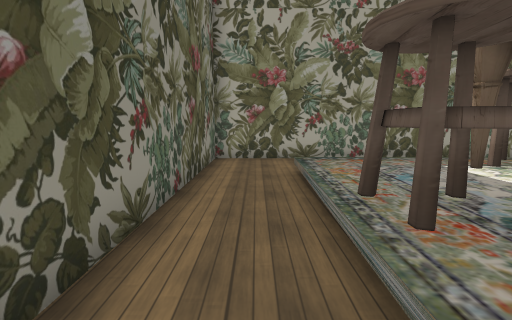
View 1 (above)

13 first-person views from a walk through a 3-D level made in the Godot game engine. The camera is 1.3 m above the floor, tilts 8° down and sees 85° across. The floor is counted in squares, 1 m on a side. Each view is taken from the middle of a square. On the plan, view 1 faces up. The plan holds only what a view shows up to about 13 squares ahead; the rest is blank. Some surface patterns are stand-ins.

View 2
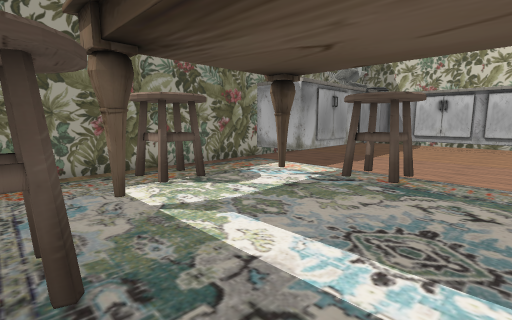

View 3
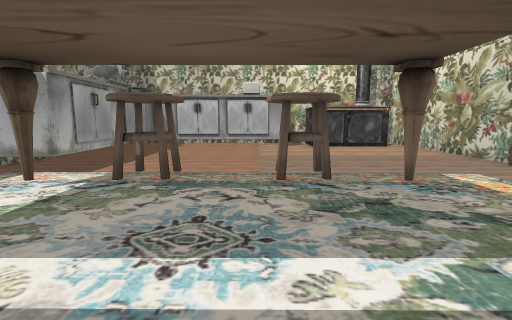

View 4
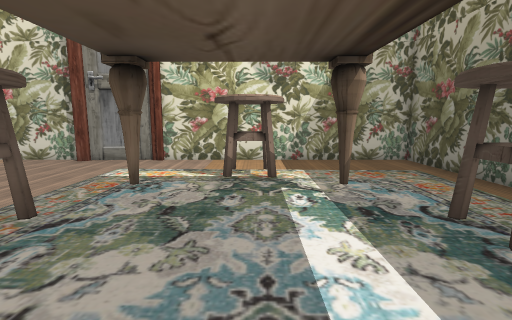

View 5
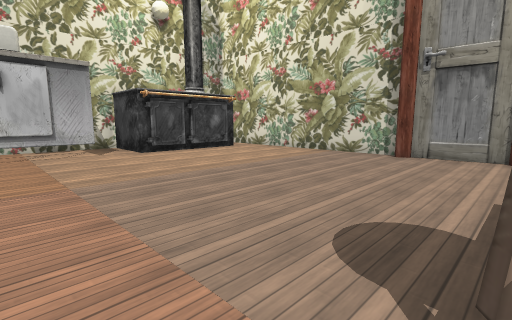

View 6
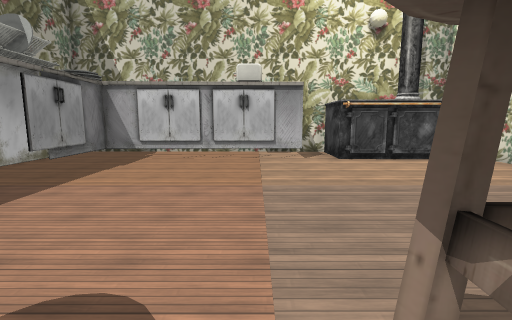

View 7
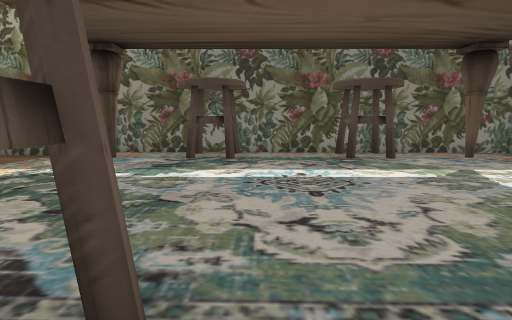

View 8
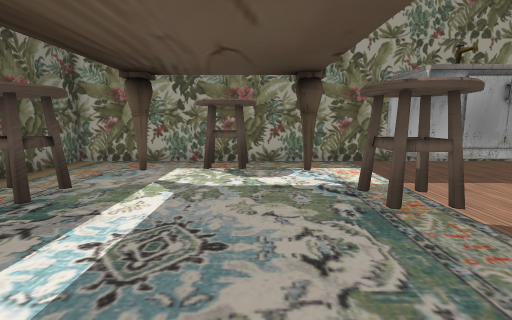

View 9
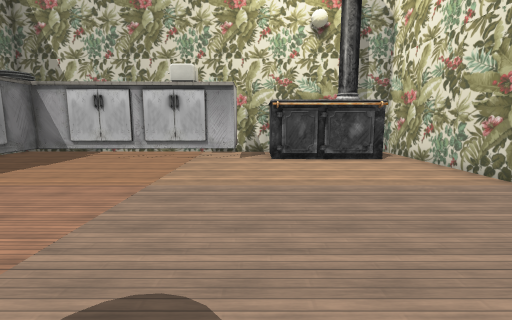

View 10
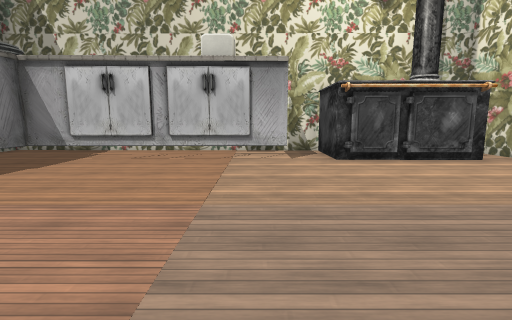

View 11
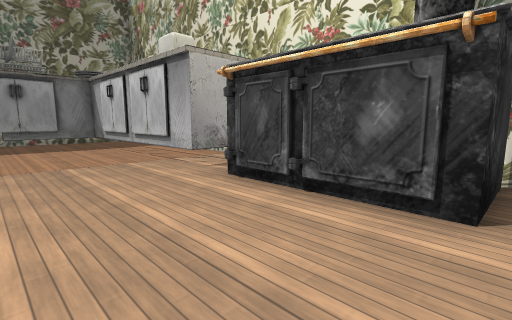

View 12
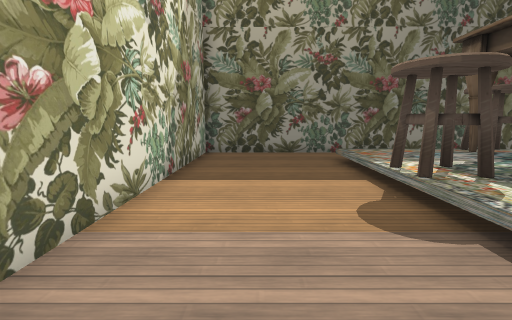

View 13
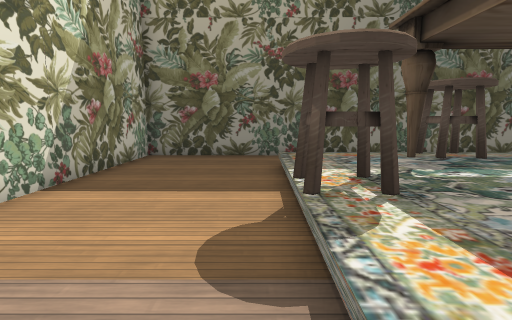

### Floor plan
Key: @ floor where view 1 was taken; # wall or solid block; . main floor; : floor 0.5 m higher than the main floor; / step, stairs or slope.
Columns run from 2 left of view 1 to 24 right of it. Each row starts with its distance up from view 1.
 10 ##############
  9 #...  .......#
  8 #...        .#
  7 #../////////.##########
  6 #../:::#:::/..........#
  5 #../:::::::/..........#
  4 #../:#:::#:/..........#
  3 #../#:::::##..........##
  2 #..//:::::##...........#
  1 #  /:::::::/..........##
  0 # @/:::::::/..........##
 -1 #  /#:::::##...........###
 -2 #  /:::::::/...........####
 -3 #  /:#:::#:/..............#
 -4 #. ::::::::/..........#####
 -5 #..::::#:::/..........#
 -6 #.....................#
 -7 #.....................#
 -8 #.....................#####
 -9 #.........................#
-10 #########################

Positions as (right, up) in squares from view 1, and headings:
1: (0, 0), facing up
2: (2, 0), facing up-right
3: (2, 0), facing right
4: (5, 2), facing down
5: (9, 1), facing down-right
6: (8, 0), facing right
7: (9, 0), facing left
8: (6, -2), facing up
9: (8, -3), facing right
10: (11, -1), facing right
11: (16, -9), facing up-right
12: (10, -8), facing left
13: (9, -6), facing left
